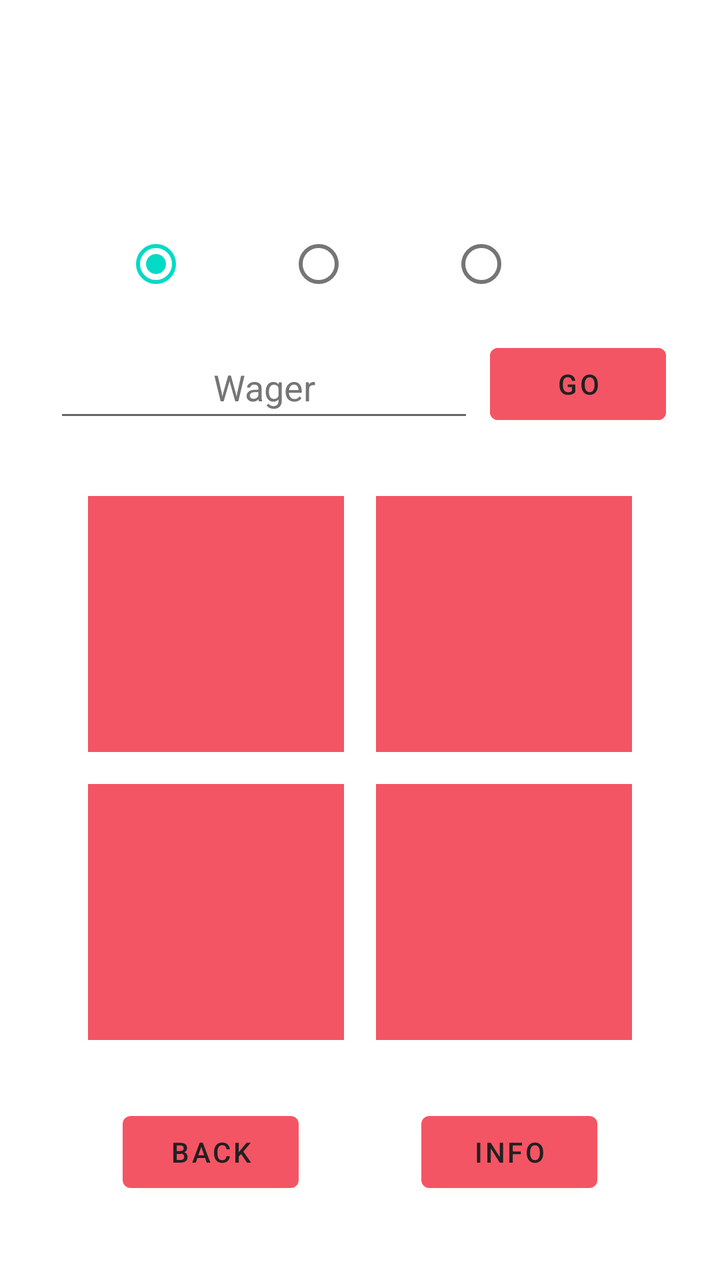
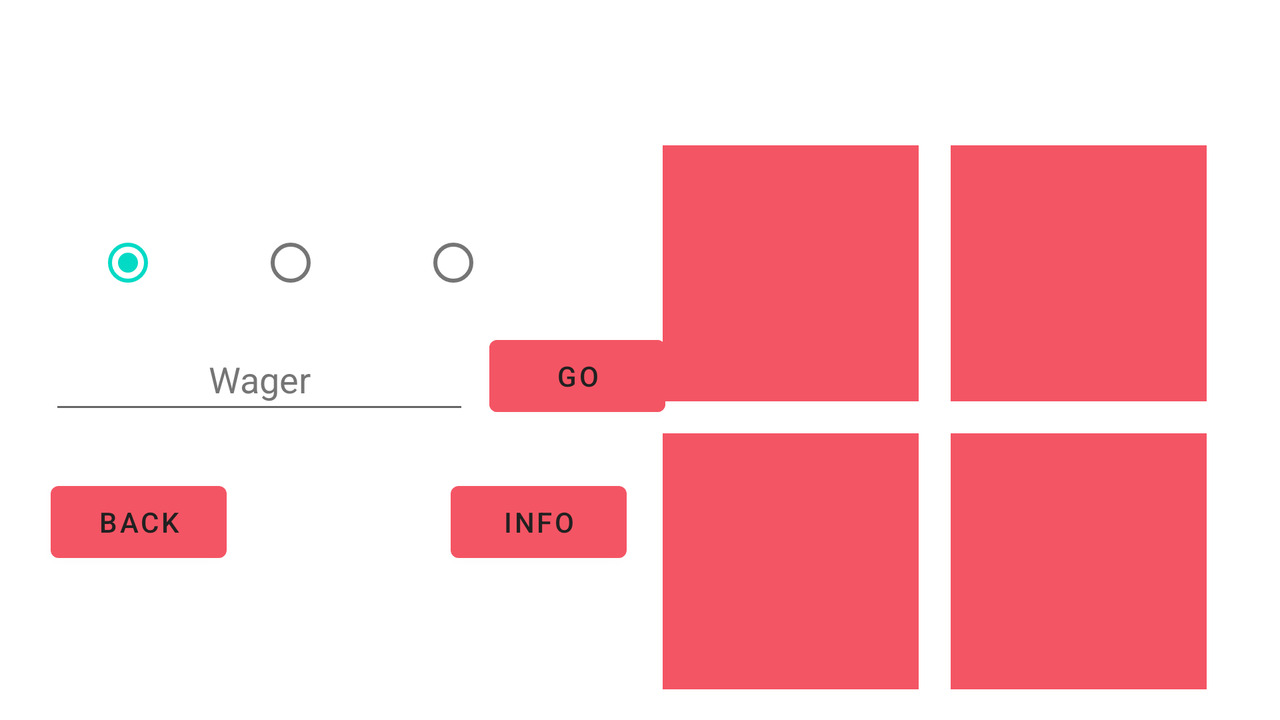

An Android layout and its configuration variant, each rendered on a device that would load it. The default file and the variant file are quoted in full after the pictures.
<!-- AndroidManifest.xml: application theme Theme.DiceGames -->
<!-- res/layout/activity_two_or_more.xml -->
<?xml version="1.0" encoding="utf-8"?>
<androidx.constraintlayout.widget.ConstraintLayout xmlns:android="http://schemas.android.com/apk/res/android"
    xmlns:app="http://schemas.android.com/apk/res-auto"
    xmlns:tools="http://schemas.android.com/tools"
    android:layout_width="match_parent"
    android:layout_height="match_parent"
    tools:context=".TwoOrMoreActivity"
    android:background="@drawable/backgr"
    tools:layout_editor_absoluteX="-1dp"
    tools:layout_editor_absoluteY="0dp">

  <TextView
      android:id="@+id/txt_balance_twoormore"
      android:layout_width="wrap_content"
      android:layout_height="wrap_content"
      android:layout_marginStart="8dp"
      android:padding="4dp"
      android:text="@string/zero"
      android:textAppearance="@style/TextAppearance.AppCompat.Display1"
      android:textColor="#FFFFFF"
      app:layout_constraintBottom_toTopOf="@+id/radioGroup"
      app:layout_constraintStart_toStartOf="@+id/guideline_v" />

  <TextView
      android:id="@+id/txt_balance_label3"
      android:layout_width="wrap_content"
      android:layout_height="wrap_content"
      android:layout_marginEnd="8dp"
      android:text="@string/coins"
      android:textColor="#FFFFFF"
      app:layout_constraintBottom_toBottomOf="@+id/txt_balance_twoormore"
      app:layout_constraintEnd_toStartOf="@+id/guideline_v"
      app:layout_constraintTop_toTopOf="@+id/txt_balance_twoormore"
      app:layout_constraintVertical_bias="0.485" />

  <TextView
      android:id="@+id/txt_die3"
      android:layout_width="128dp"
      android:layout_height="128dp"
      android:layout_marginTop="8dp"
      android:layout_marginEnd="8dp"
      android:background="@color/die"
      android:contentDescription="@string/six_faced_die3"
      android:textAlignment="center"
      android:textAppearance="@style/TextAppearance.AppCompat.Display3"
      android:textColor="@color/black"
      android:textSize="80sp"
      app:layout_constraintEnd_toStartOf="@+id/guideline_v"
      app:layout_constraintTop_toTopOf="@+id/guideline_h" />

  <TextView
      android:id="@+id/txt_die2"
      android:layout_width="128dp"
      android:layout_height="128dp"
      android:layout_marginStart="8dp"
      android:layout_marginBottom="8dp"
      android:background="@color/die"
      android:contentDescription="@string/six_faced_die2"
      android:textAlignment="center"
      android:textAppearance="@style/TextAppearance.AppCompat.Display3"
      android:textColor="@color/black"
      android:textSize="80sp"
      app:layout_constraintBottom_toTopOf="@+id/guideline_h"
      app:layout_constraintStart_toStartOf="@+id/guideline_v" />

  <TextView
      android:id="@+id/txt_die4"
      android:layout_width="128dp"
      android:layout_height="128dp"
      android:layout_marginStart="8dp"
      android:layout_marginTop="8dp"
      android:background="@color/die"
      android:contentDescription="@string/six_faced_die4"
      android:textAlignment="center"
      android:textAppearance="@style/TextAppearance.AppCompat.Display3"
      android:textColor="@color/black"
      android:textSize="80sp"
      app:layout_constraintStart_toStartOf="@+id/guideline_v"
      app:layout_constraintTop_toTopOf="@+id/guideline_h" />

  <TextView
      android:id="@+id/txt_die1"
      android:layout_width="128dp"
      android:layout_height="128dp"
      android:layout_marginEnd="8dp"
      android:layout_marginBottom="8dp"
      android:background="@color/die"
      android:contentDescription="@string/six_faced_die1"
      android:textAlignment="center"
      android:textAppearance="@style/TextAppearance.AppCompat.Display3"
      android:textColor="@color/black"
      android:textSize="80sp"
      app:layout_constraintBottom_toTopOf="@+id/guideline_h"
      app:layout_constraintEnd_toStartOf="@+id/guideline_v" />

  <Button
      android:id="@+id/btn_go"
      android:layout_width="wrap_content"
      android:layout_height="wrap_content"
      android:backgroundTint="@color/die"
      android:text="@string/go"
      android:textColor="#212121"
      app:layout_constraintBottom_toBottomOf="@+id/edit_wager"
      app:layout_constraintEnd_toEndOf="parent"
      app:layout_constraintHorizontal_bias="0.5"
      app:layout_constraintStart_toEndOf="@+id/edit_wager"
      app:layout_constraintTop_toTopOf="@+id/edit_wager" />

  <EditText
      android:id="@+id/edit_wager"
      android:layout_width="wrap_content"
      android:layout_height="wrap_content"
      android:layout_marginEnd="8dp"
      android:layout_marginBottom="32dp"
      android:autofillHints="Wager"
      android:ems="10"
      android:hint="@string/wager"
      android:inputType="number"
      android:minHeight="48dp"
      android:textAlignment="center"
      android:textColor="#F6F6F6"
      android:textColorHint="#757575"
      app:layout_constraintBottom_toTopOf="@+id/txt_die1"
      app:layout_constraintEnd_toStartOf="@+id/btn_go"
      app:layout_constraintHorizontal_bias="0.5"
      app:layout_constraintHorizontal_chainStyle="packed"
      app:layout_constraintStart_toStartOf="parent" />

  <androidx.constraintlayout.widget.Guideline
      android:id="@+id/guideline_h"
      android:layout_width="wrap_content"
      android:layout_height="wrap_content"
      android:orientation="horizontal"
      app:layout_constraintGuide_percent="0.6" />

  <androidx.constraintlayout.widget.Guideline
      android:id="@+id/guideline_v"
      android:layout_width="wrap_content"
      android:layout_height="wrap_content"
      android:orientation="vertical"
      app:layout_constraintGuide_percent="0.5" />

  <RadioGroup
      android:id="@+id/radioGroup"
      android:layout_width="wrap_content"
      android:layout_height="wrap_content"
      android:layout_marginBottom="8dp"
      android:orientation="horizontal"
      app:layout_constraintBottom_toTopOf="@+id/edit_wager"
      app:layout_constraintEnd_toEndOf="parent"
      app:layout_constraintStart_toStartOf="parent">

    <RadioButton
        android:id="@+id/btn_2alike"
        android:layout_width="wrap_content"
        android:layout_height="wrap_content"
        android:layout_margin="4dp"
        android:checked="true"
        android:text="@string/two_alike"
        android:textColor="#FFFFFF" />

    <RadioButton
        android:id="@+id/btn_3alike"
        android:layout_width="wrap_content"
        android:layout_height="wrap_content"
        android:layout_margin="4dp"
        android:text="@string/three_alike"
        android:textColor="#FFFFFF" />

    <RadioButton
        android:id="@+id/btn_4alike"
        android:layout_width="wrap_content"
        android:layout_height="wrap_content"
        android:layout_margin="4dp"
        android:text="@string/four_alike"
        android:textColor="#FFFFFF" />
  </RadioGroup>

  <Button
      android:id="@+id/btn_back"
      android:layout_width="wrap_content"
      android:layout_height="wrap_content"
      android:layout_marginTop="32dp"
      android:text="@string/back"
      android:textColor="#212121"
      app:layout_constraintEnd_toStartOf="@+id/btn_info"
      app:layout_constraintHorizontal_bias="0.5"
      app:layout_constraintStart_toStartOf="parent"
      app:layout_constraintTop_toBottomOf="@+id/txt_die3" />

  <Button
      android:id="@+id/btn_info"
      android:layout_width="wrap_content"
      android:layout_height="wrap_content"
      android:text="@string/info"
      android:textColor="#212121"
      app:layout_constraintBottom_toBottomOf="@+id/btn_back"
      app:layout_constraintEnd_toEndOf="parent"
      app:layout_constraintHorizontal_bias="0.5"
      app:layout_constraintStart_toEndOf="@+id/btn_back"
      app:layout_constraintTop_toTopOf="@+id/btn_back" />


</androidx.constraintlayout.widget.ConstraintLayout>
<!-- resources referenced by this layout -->
<resources>
  <color name="black">#FF000000</color>
  <color name="die">#F45564</color>
  <string name="back">Back</string>
  <string name="coins">Coins</string>
  <string name="four_alike">4 Alike</string>
  <string name="go">Go</string>
  <string name="info">Info</string>
  <string name="six_faced_die1">Six faced die1</string>
  <string name="six_faced_die2">Six faced die2</string>
  <string name="six_faced_die3">Six faced die3</string>
  <string name="six_faced_die4">Six faced die4</string>
  <string name="three_alike">3 Alike</string>
  <string name="two_alike">2 Alike</string>
  <string name="wager">Wager</string>
  <string name="zero">0</string>
  <style name="Theme.DiceGames" parent="Theme.MaterialComponents.DayNight.DarkActionBar">
      
      <item name="colorPrimary">@color/die</item>
      <item name="colorPrimaryVariant">@color/blueback</item>
      <item name="colorOnPrimary">@color/white</item>
      
      <item name="colorSecondary">@color/teal_200</item>
      <item name="colorSecondaryVariant">@color/teal_700</item>
      <item name="colorOnSecondary">@color/black</item>
  
      
      <item name="android:statusBarColor" tools:targetApi="l">?attr/colorPrimaryVariant</item>
      
    </style>
  <color name="blueback">#2A3E59</color>
  <color name="white">#FFFFFFFF</color>
  <color name="teal_200">#FF03DAC5</color>
  <color name="teal_700">#FF018786</color>
</resources>
<!-- res/layout-land/activity_two_or_more.xml (the repository's variant of the layout above) -->
<!-- drawn on the phone turned sideways -->
<?xml version="1.0" encoding="utf-8"?>
<androidx.constraintlayout.widget.ConstraintLayout xmlns:android="http://schemas.android.com/apk/res/android"
    xmlns:app="http://schemas.android.com/apk/res-auto"
    xmlns:tools="http://schemas.android.com/tools"
    android:layout_width="match_parent"
    android:layout_height="match_parent"
    tools:context=".TwoOrMoreActivity"
    android:background="@drawable/backgr"
    tools:layout_editor_absoluteX="-1dp"
    tools:layout_editor_absoluteY="0dp">

  <TextView
      android:id="@+id/txt_balance_twoormore"
      android:layout_width="wrap_content"
      android:layout_height="wrap_content"
      android:layout_marginStart="8dp"
      android:layout_marginBottom="36dp"
      android:padding="4dp"
      android:text="@string/zero"
      android:textAppearance="@style/TextAppearance.AppCompat.Display1"
      android:textColor="#FFFFFF"
      app:layout_constraintBottom_toTopOf="@+id/radioGroup"
      app:layout_constraintStart_toStartOf="@+id/guideline_v" />

  <TextView
      android:id="@+id/txt_balance_label3"
      android:layout_width="wrap_content"
      android:layout_height="wrap_content"
      android:layout_marginEnd="20dp"
      android:text="@string/coins"
      android:textColor="#FFFFFF"
      app:layout_constraintBottom_toBottomOf="@+id/txt_balance_twoormore"
      app:layout_constraintEnd_toStartOf="@+id/guideline_v"
      app:layout_constraintTop_toTopOf="@+id/txt_balance_twoormore"
      app:layout_constraintVertical_bias="0.571" />

  <TextView
      android:id="@+id/txt_die3"
      android:layout_width="128dp"
      android:layout_height="128dp"
      android:layout_marginTop="8dp"
      android:layout_marginEnd="8dp"
      android:background="@color/die"
      android:contentDescription="@string/six_faced_die3"
      android:textAlignment="center"
      android:textAppearance="@style/TextAppearance.AppCompat.Display3"
      android:textColor="@color/black"
      android:textSize="80sp"
      app:layout_constraintEnd_toStartOf="@+id/guideline_v"
      app:layout_constraintTop_toTopOf="@+id/guideline_h" />

  <TextView
      android:id="@+id/txt_die2"
      android:layout_width="128dp"
      android:layout_height="128dp"
      android:layout_marginStart="8dp"
      android:layout_marginBottom="8dp"
      android:background="@color/die"
      android:contentDescription="@string/six_faced_die2"
      android:textAlignment="center"
      android:textAppearance="@style/TextAppearance.AppCompat.Display3"
      android:textColor="@color/black"
      android:textSize="80sp"
      app:layout_constraintBottom_toTopOf="@+id/guideline_h"
      app:layout_constraintStart_toStartOf="@+id/guideline_v" />

  <TextView
      android:id="@+id/txt_die4"
      android:layout_width="128dp"
      android:layout_height="128dp"
      android:layout_marginStart="8dp"
      android:layout_marginTop="8dp"
      android:background="@color/die"
      android:contentDescription="@string/six_faced_die4"
      android:textAlignment="center"
      android:textAppearance="@style/TextAppearance.AppCompat.Display3"
      android:textColor="@color/black"
      android:textSize="80sp"
      app:layout_constraintStart_toStartOf="@+id/guideline_v"
      app:layout_constraintTop_toTopOf="@+id/guideline_h" />

  <TextView
      android:id="@+id/txt_die1"
      android:layout_width="128dp"
      android:layout_height="128dp"
      android:layout_marginEnd="8dp"
      android:layout_marginBottom="8dp"
      android:background="@color/die"
      android:contentDescription="@string/six_faced_die1"
      android:textAlignment="center"
      android:textAppearance="@style/TextAppearance.AppCompat.Display3"
      android:textColor="@color/black"
      android:textSize="80sp"
      app:layout_constraintBottom_toTopOf="@+id/guideline_h"
      app:layout_constraintEnd_toStartOf="@+id/guideline_v" />

  <EditText
      android:id="@+id/edit_wager"
      android:layout_width="wrap_content"
      android:layout_height="wrap_content"
      android:autofillHints="Wager"
      android:ems="10"
      android:hint="@string/wager"
      android:inputType="number"
      android:minHeight="48dp"
      android:textAlignment="center"
      android:textColor="#F6F6F6"
      android:textColorHint="#757575"
      app:layout_constraintBottom_toBottomOf="parent"
      app:layout_constraintEnd_toEndOf="parent"
      app:layout_constraintHorizontal_bias="0.057"
      app:layout_constraintStart_toStartOf="parent"
      app:layout_constraintTop_toTopOf="parent"
      app:layout_constraintVertical_bias="0.526" />

  <Button
      android:id="@+id/btn_go"
      android:layout_width="wrap_content"
      android:layout_height="wrap_content"
      android:backgroundTint="@color/die"
      android:text="@string/go"
      android:textColor="#212121"
      app:layout_constraintBottom_toBottomOf="@+id/edit_wager"
      app:layout_constraintEnd_toEndOf="parent"
      app:layout_constraintHorizontal_bias="0.032"
      app:layout_constraintStart_toEndOf="@+id/edit_wager"
      app:layout_constraintTop_toTopOf="@+id/edit_wager"
      app:layout_constraintVertical_bias="1.0" />

  <androidx.constraintlayout.widget.Guideline
      android:id="@+id/guideline_h"
      android:layout_width="wrap_content"
      android:layout_height="wrap_content"
      android:orientation="horizontal"
      app:layout_constraintGuide_percent="0.58" />

  <androidx.constraintlayout.widget.Guideline
      android:id="@+id/guideline_v"
      android:layout_width="wrap_content"
      android:layout_height="wrap_content"
      android:orientation="vertical"
      app:layout_constraintGuide_percent="0.73" />

  <RadioGroup
      android:id="@+id/radioGroup"
      android:layout_width="wrap_content"
      android:layout_height="wrap_content"
      android:orientation="horizontal"
      app:layout_constraintBottom_toBottomOf="parent"
      app:layout_constraintEnd_toEndOf="parent"
      app:layout_constraintHorizontal_bias="0.111"
      app:layout_constraintStart_toStartOf="parent"
      app:layout_constraintTop_toTopOf="parent"
      app:layout_constraintVertical_bias="0.34">

    <RadioButton
        android:id="@+id/btn_2alike"
        android:layout_width="wrap_content"
        android:layout_height="wrap_content"
        android:layout_margin="4dp"
        android:checked="true"
        android:text="@string/two_alike"
        android:textColor="#FFFFFF" />

    <RadioButton
        android:id="@+id/btn_3alike"
        android:layout_width="wrap_content"
        android:layout_height="wrap_content"
        android:layout_margin="4dp"
        android:text="@string/three_alike"
        android:textColor="#FFFFFF" />

    <RadioButton
        android:id="@+id/btn_4alike"
        android:layout_width="wrap_content"
        android:layout_height="wrap_content"
        android:layout_margin="4dp"
        android:text="@string/four_alike"
        android:textColor="#FFFFFF" />
  </RadioGroup>

  <Button
      android:id="@+id/btn_back"
      android:layout_width="wrap_content"
      android:layout_height="wrap_content"
      android:text="@string/back"
      android:textColor="#212121"
      app:layout_constraintBottom_toBottomOf="parent"
      app:layout_constraintEnd_toEndOf="parent"
      app:layout_constraintHorizontal_bias="0.046"
      app:layout_constraintStart_toStartOf="parent"
      app:layout_constraintTop_toTopOf="parent"
      app:layout_constraintVertical_bias="0.76" />

  <Button
      android:id="@+id/btn_info"
      android:layout_width="wrap_content"
      android:layout_height="wrap_content"
      android:text="@string/info"
      android:textColor="#212121"
      app:layout_constraintBottom_toBottomOf="@+id/btn_back"
      app:layout_constraintEnd_toEndOf="parent"
      app:layout_constraintHorizontal_bias="0.255"
      app:layout_constraintStart_toEndOf="@+id/btn_back"
      app:layout_constraintTop_toTopOf="@+id/btn_back"
      app:layout_constraintVertical_bias="0.0" />


</androidx.constraintlayout.widget.ConstraintLayout>
